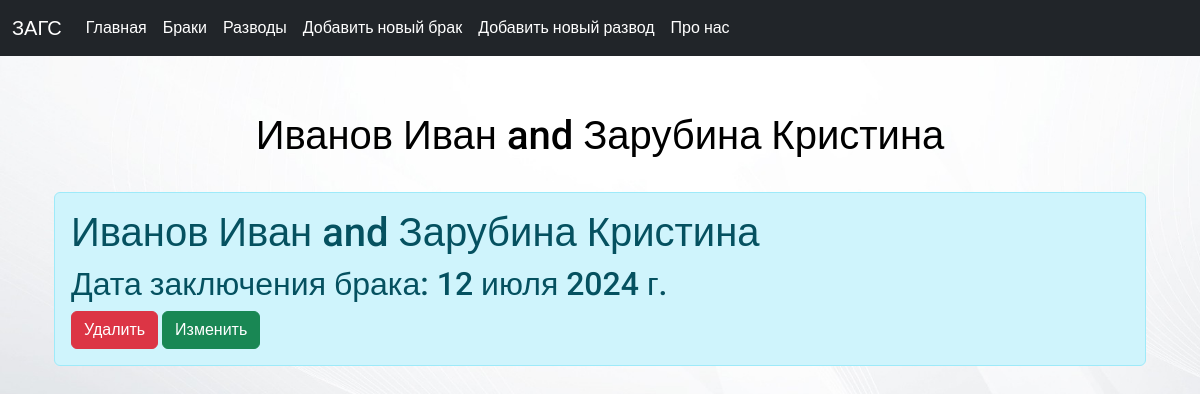
Screenshot of /marriage/3/ with the database file from the repository.
### base/models.py (models this page shows, shortened)
class Marriage(models.Model):
    groom = models.CharField(max_length=100)
    bride = models.CharField(max_length=100)
    marriage_date = models.DateField()

### base/views.py (the view)
# urls.py: path('marriage/<int:pk>/', views.marriage_detail, name='marriage_detail'),
def marriage_detail(request, pk):
    marriage = get_object_or_404(Marriage, pk=pk)
    return render(request, 'base/marriage_detail.html', {'marriage': marriage})

### base/templates/base/marriage_detail.html (shortened to what this page needs)
{% extends 'base/main.html' %}
{% block content %}
<br>
<div class="container mt-5">
  <h1 class="text-center">{{ marriage.groom }} and {{ marriage.bride }}</h1><br>
  <div class="alert alert-info">
    <h1>{{ marriage.groom }} and {{ marriage.bride }}</h1>
    <h2>Дата заключения брака: {{ marriage.marriage_date }}</h2>
    <a href="{% url 'delete_marriage' marriage.pk %}" class="btn btn-danger">Удалить</a>
    <a href="{% url 'edit_marriage' marriage.pk %}" class="btn btn-success">Изменить</a>
  </div>
</div>
{% endblock %}

### base/static/css/main.css (style rules this page uses)
body { margin-top: 20px; padding-top: 20px; font-family: 'Roboto', sans-serif; background-image: url("./../images/bg2.jpg"); height: 100vh; background-repeat: no-repeat; background-size: cover; color: black; }

### rows the page displays
Marriage: groom "Иванов Иван", bride "Зарубина Кристина", marriage_date "12 июля 2024 г."
